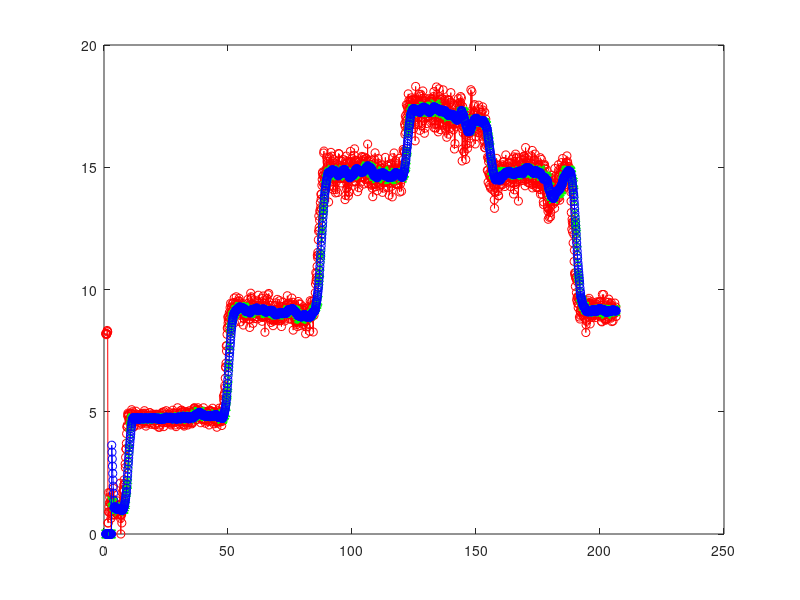

The MATLAB script that drew this image:
[A]=importdata('VelADC.dat'); 
%A =[5 15 80 4 3 65 21 32 45];
[A2]=importdata('VelADCb2.dat'); 
[T]=importdata('Tiempo.dat'); 
[M]=importdata('Valoresmuestras.dat'); 
T=T/1000;

% for i=1:1:(N-m)
%     T1(i)=T(i+m);
% end
% T1(N-m+1)=T(N);


N = length(A);
m=25;

for i=1:1:N
    if i<m
    else        
        for j=1:1:m
        B(j)=A(j+i-m);
        end
        D(i)=median(B);
        %B(i)=0;
    end  
end

for i=1:1:N
    if i<m
    else        
        for j=1:1:m
        B(j)=A(j+i-m);
        end
        F(i)=mean(B);
        %B(i)=0;
    end
    
end
plot(T,A,'r-o',T,D,'g-x',T,F,'b-o')